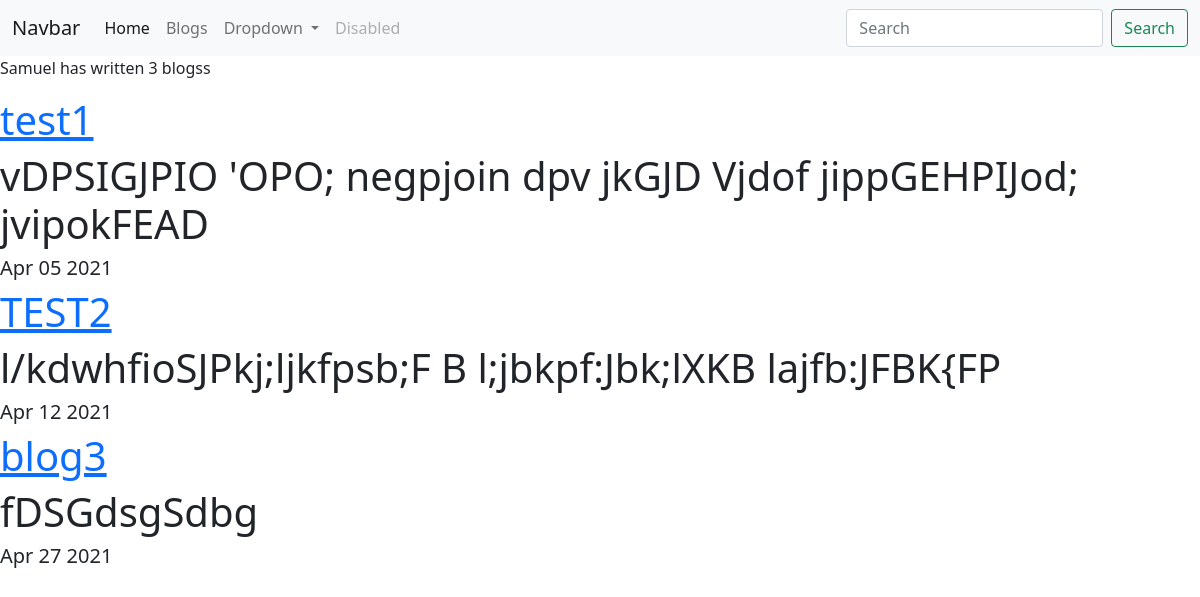
Screenshot of /blog/ with the database file from the repository.
### blog/models.py (models this page shows)
class Blog(models.Model):
    title = models.CharField(max_length=200)
    description = models.TextField()
    date = models.DateField()
    def __str__(self):
        return self.title

### blog/views.py (the view)
# urls.py: path('', views.all_blogs, name="all_blogs"),
def all_blogs(request):
    blogs = Blog.objects.all()
    print(blogs)
    return render(request, 'blog/all_blogs.html', {"blogs": blogs})

### blog/templates/blog/all_blogs.html
{% extends "portfolio/base.html" %} {% block content%}
<p>Samuel has written {{blogs.count}} blogs{{blogs.count|pluralize}}</p>
{% for blog in blogs %}
<h1><a href="{% url 'blog:detail' blog.id %}">{{blog.title}}</a></h1>
<h1>{{blog.description|truncatechars:100}}</h1>
<h5>{{blog.date|date:"M d Y"}}</h5>
{% endfor %} {%endblock%}

### rows the page displays
Blog: title "test1", description "vDPSIGJPIO 'OPO; negpjoin dpv jkGJD Vjdof jippGEHPIJod; jvipokFEAD", date "Apr 05 2021"
Blog: title "TEST2", description "l/kdwhfioSJPkj;ljkfpsb;F B l;jbkpf:Jbk;lXKB lajfb:JFBK{FP", date "Apr 12 2021"
Blog: title "blog3", description "fDSGdsgSdbg", date "Apr 27 2021"

### other values shown
{{ blogs.count }} "3"
